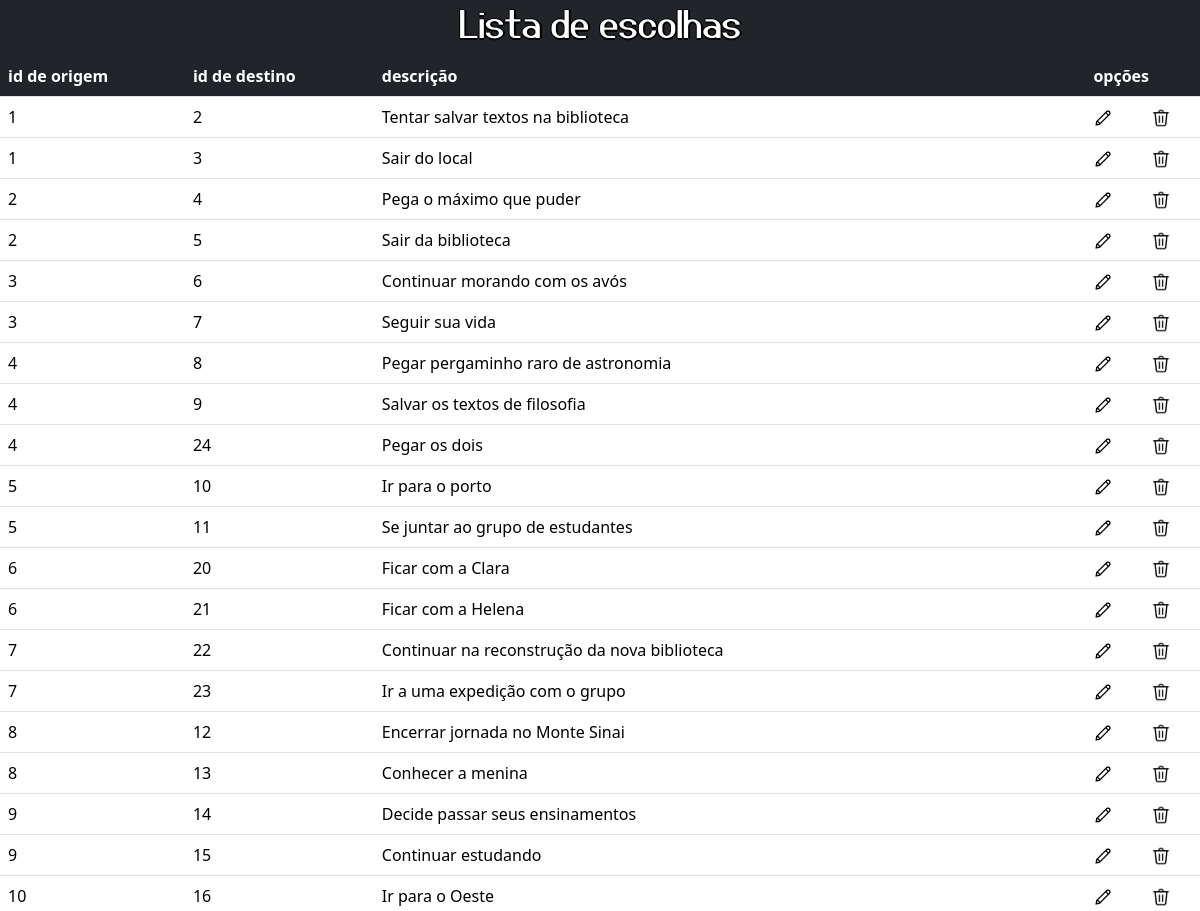
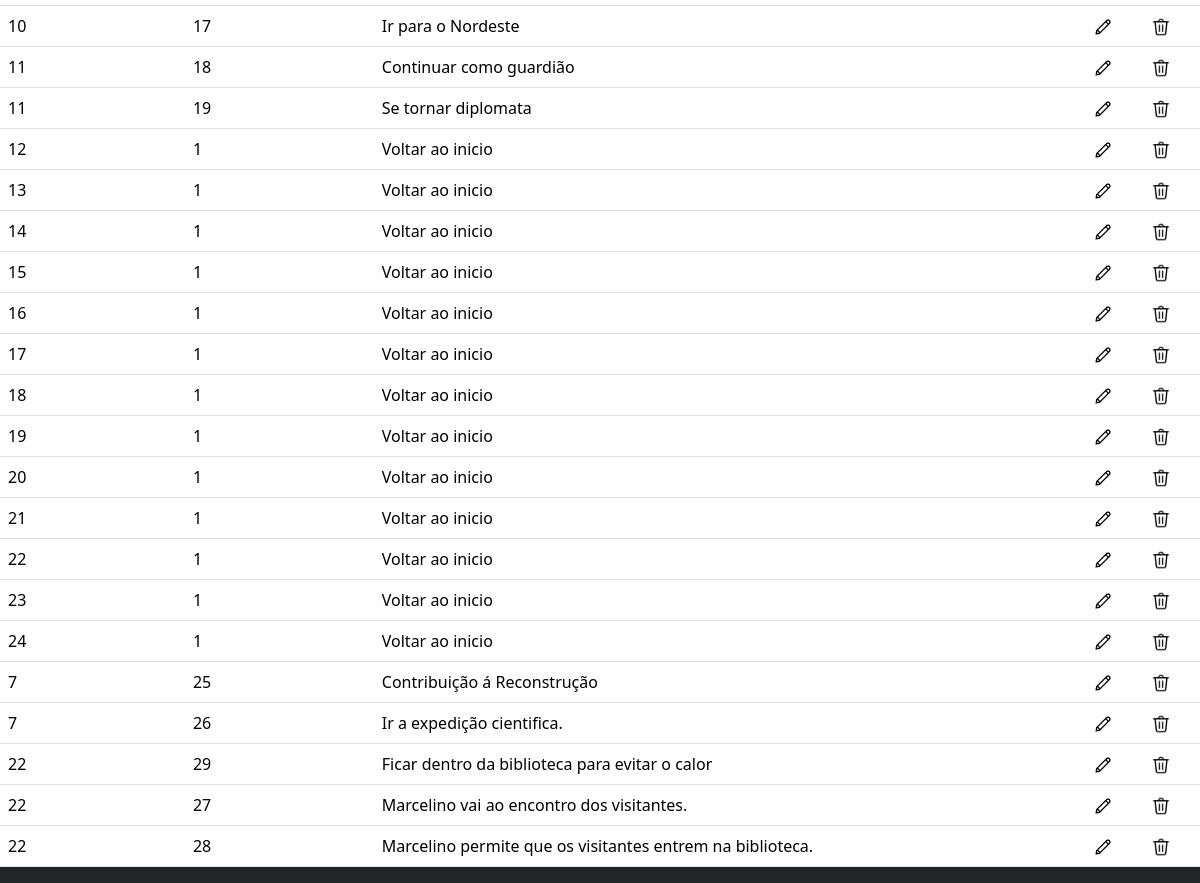
The page /listaescolha.php on the database its author committed (2 pictures, top to bottom).
### tables this page shows
CREATE TABLE IF NOT EXISTS `escolha` (
  `id_escolha` int NOT NULL AUTO_INCREMENT,
  `id_origem` smallint NOT NULL,
  `id_destino` smallint NOT NULL,
  `descricao_alt` longtext NOT NULL,
  PRIMARY KEY (`id_escolha`),
  KEY `id_origem` (`id_origem`),
  KEY `id_destino` (`id_destino`)
);

### listaescolha.php (the view, shortened to what this page needs)
<?php
$conexao = conectar();
$sql = "SELECT * FROM escolha";
$resultado = mysqli_query($conexao, $sql);
?>
<!DOCTYPE html>
<html lang="en">
<head>
    <link rel="stylesheet" href="index.css">
    <link href="https://cdn.jsdelivr.net/npm/bootstrap@5.3.2/dist/css/bootstrap.min.css" rel="stylesheet">
</head>
<body>
    <div class="titulo">
        <h1> Lista de escolhas </h1>
    </div>
    <table class="table  ">
        <tr>
            <thead>
                <th class="bg-dark text-white">id de origem</th>
                <th class="bg-dark text-white">id de destino</th>
                <th class="bg-dark text-white">descrição</th>
                <th class="bg-dark text-white" colspan=2>opções</th>
            </thead>
        </tr>
        <tr>
            <?php while ($dados = mysqli_fetch_assoc($resultado)) : ?>
                <tbody>
                    <td> <?php echo $dados['id_origem'] ?></td>
                    <td> <?php echo $dados['id_destino'] ?></td>
                    <td> <?php echo $dados['descricao_alt'] ?></td>
                    <?php
                    echo '<td> <a href="editarescolha.php?id=' . $dados['id_escolha'] . '"> <img src="imagens/editar.png" width="20" height="20"> </a> </td>';
                    echo '<td> <a href="excluirescolha.php?id=' . $dados['id_escolha'] . '"> <img src="imagens/excluir.png" width="20" height="20"> </a> </td>'; ?>
                </tbody>
            <?php endwhile ?>
    </table>
</body>
</html>

### index.css (style rules this page uses)
.titulo { color: rgb(255, 255, 255); justify-content: center; font-family: 'jupiteroid', 'Times', 'serif'; font-size: 50px; text-align: center; text-shadow: -1px 0 black, 0 2px black, 2px 0 black, 0 -1px black; }

### listaescolha.php (style rules this page uses)
BODY { background-color: #212529; }

### rows shown on the page
escolha: id_origem "1", id_destino "2", descricao_alt "Tentar salvar textos na biblioteca"
escolha: id_origem "1", id_destino "3", descricao_alt "Sair do local"
escolha: id_origem "2", id_destino "4", descricao_alt "Pega o máximo que puder"
escolha: id_origem "2", id_destino "5", descricao_alt "Sair da biblioteca"
escolha: id_origem "3", id_destino "6", descricao_alt "Continuar morando com os avós"
escolha: id_origem "3", id_destino "7", descricao_alt "Seguir sua vida"
escolha: id_origem "4", id_destino "8", descricao_alt "Pegar pergaminho raro de astronomia"
escolha: id_origem "4", id_destino "9", descricao_alt "Salvar os textos de filosofia"
escolha: id_origem "4", id_destino "24", descricao_alt "Pegar os dois"
escolha: id_origem "5", id_destino "10", descricao_alt "Ir para o porto"
escolha: id_origem "5", id_destino "11", descricao_alt "Se juntar ao grupo de estudantes"
escolha: id_origem "6", id_destino "20", descricao_alt "Ficar com a Clara"
escolha: id_origem "6", id_destino "21", descricao_alt "Ficar com a Helena"
escolha: id_origem "7", id_destino "22", descricao_alt "Continuar na reconstrução da nova biblioteca"
escolha: id_origem "7", id_destino "23", descricao_alt "Ir a uma expedição com o grupo"
escolha: id_origem "8", id_destino "12", descricao_alt "Encerrar jornada no Monte Sinai"
escolha: id_origem "8", id_destino "13", descricao_alt "Conhecer a menina"
escolha: id_origem "9", id_destino "14", descricao_alt "Decide passar seus ensinamentos"
escolha: id_origem "9", id_destino "15", descricao_alt "Continuar estudando"
escolha: id_origem "10", id_destino "16", descricao_alt "Ir para o Oeste"
escolha: id_origem "10", id_destino "17", descricao_alt "Ir para o Nordeste"
escolha: id_origem "11", id_destino "18", descricao_alt "Continuar como guardião"
escolha: id_origem "11", id_destino "19", descricao_alt "Se tornar diplomata"
escolha: id_origem "12", id_destino "1", descricao_alt "Voltar ao inicio"
escolha: id_origem "13", id_destino "1", descricao_alt "Voltar ao inicio"
escolha: id_origem "14", id_destino "1", descricao_alt "Voltar ao inicio"
escolha: id_origem "15", id_destino "1", descricao_alt "Voltar ao inicio"
escolha: id_origem "16", id_destino "1", descricao_alt "Voltar ao inicio"
escolha: id_origem "17", id_destino "1", descricao_alt "Voltar ao inicio"
escolha: id_origem "18", id_destino "1", descricao_alt "Voltar ao inicio"
escolha: id_origem "19", id_destino "1", descricao_alt "Voltar ao inicio"
escolha: id_origem "20", id_destino "1", descricao_alt "Voltar ao inicio"
escolha: id_origem "21", id_destino "1", descricao_alt "Voltar ao inicio"
escolha: id_origem "22", id_destino "1", descricao_alt "Voltar ao inicio"
escolha: id_origem "23", id_destino "1", descricao_alt "Voltar ao inicio"
escolha: id_origem "24", id_destino "1", descricao_alt "Voltar ao inicio"
escolha: id_origem "7", id_destino "25", descricao_alt "Contribuição á Reconstrução"
escolha: id_origem "7", id_destino "26", descricao_alt "Ir a expedição cientifica."
escolha: id_origem "22", id_destino "29", descricao_alt "Ficar dentro da biblioteca para evitar o calor"
escolha: id_origem "22", id_destino "27", descricao_alt "Marcelino vai ao encontro dos visitantes."
escolha: id_origem "22", id_destino "28", descricao_alt "Marcelino permite que os visitantes entrem na biblioteca."
